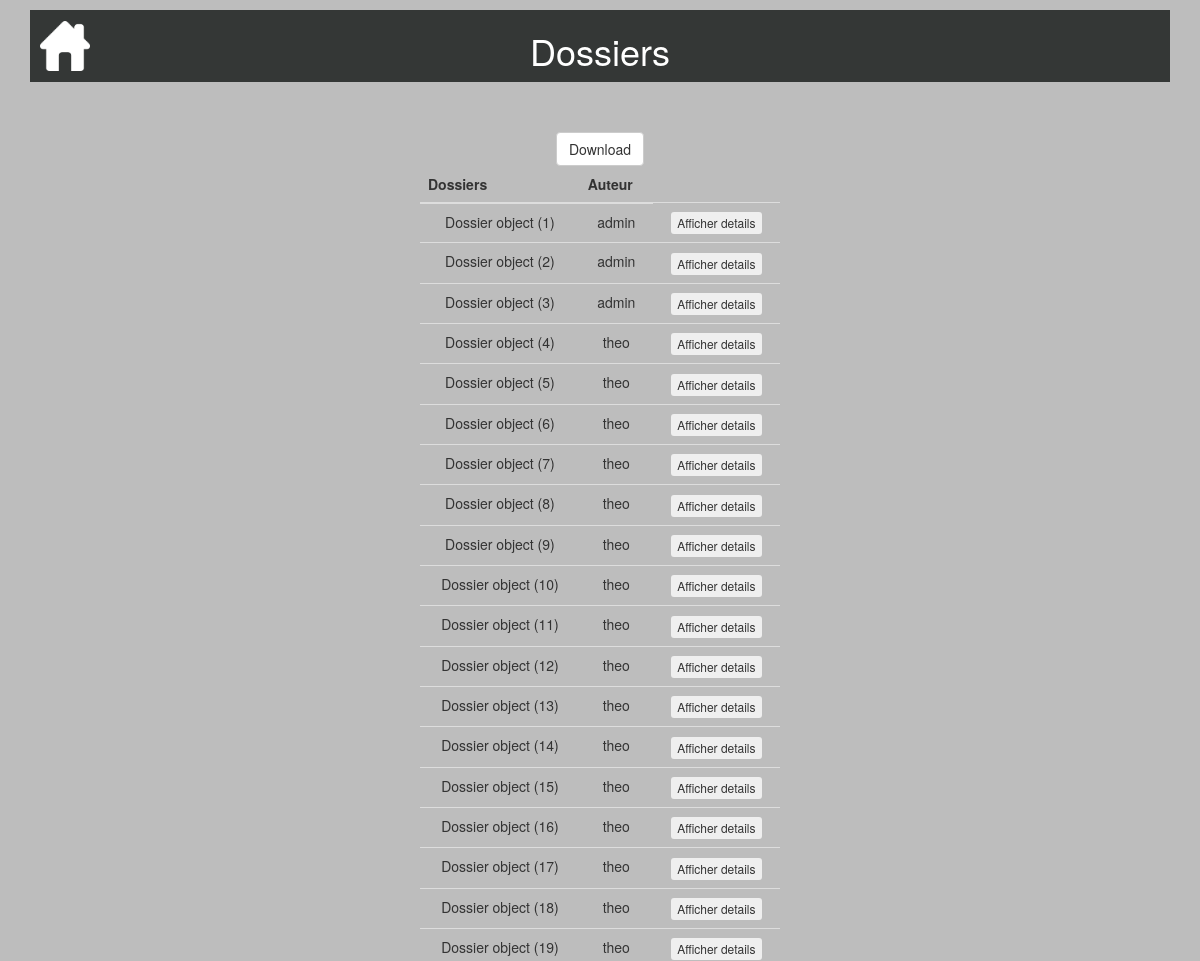
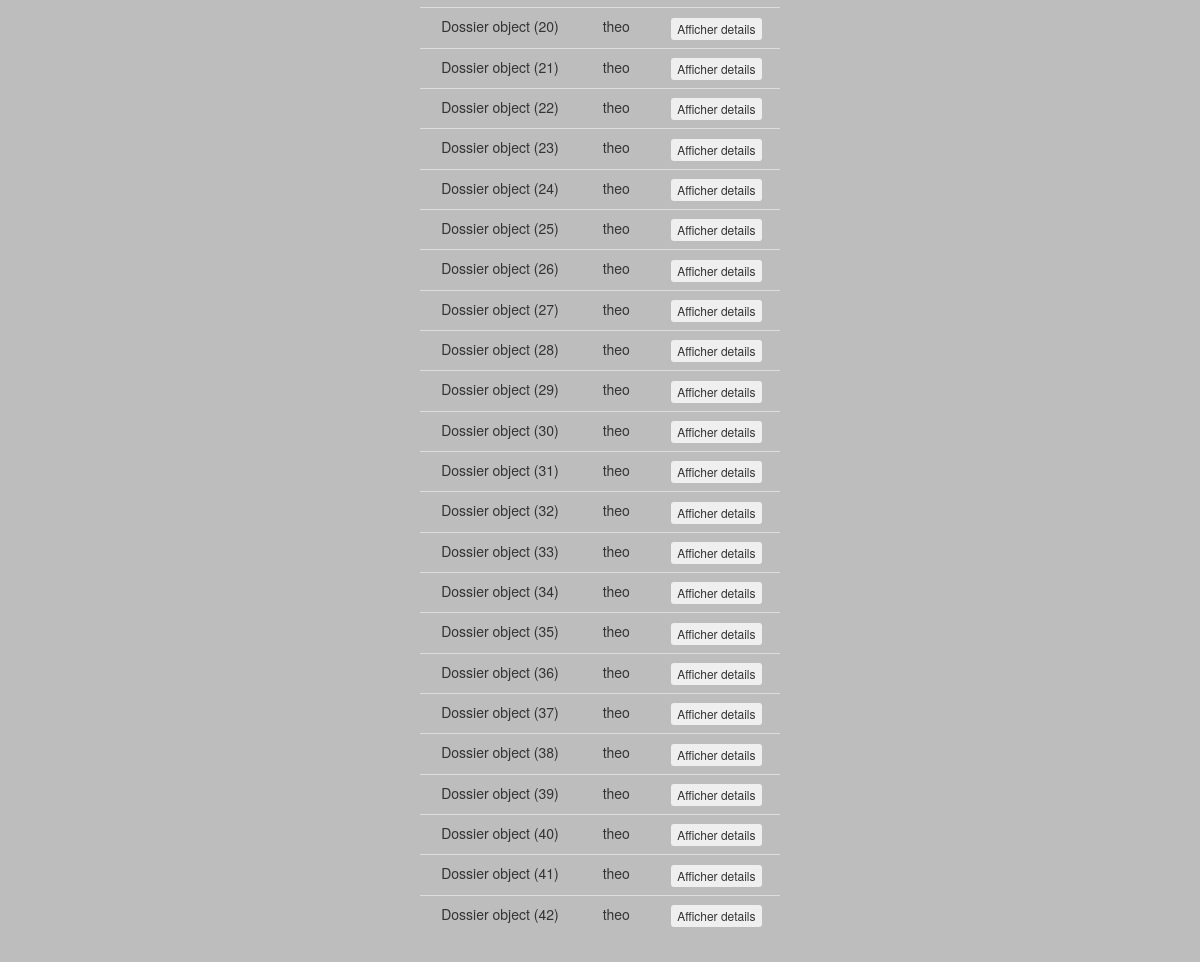
Screenshot of /consultertouslesdossiers/ (signed in) with the database file from the repository (2 pictures, top to bottom).
### calculdej/models.py (models this page shows, shortened)
class Dossier(models.Model):
    date = models.DateTimeField(default=timezone.now, blank=True, verbose_name="Date création")
    auteur = models.ForeignKey(settings.AUTH_USER_MODEL, on_delete=models.CASCADE)
    taille = models.DecimalField(default=0.0,max_digits=5, decimal_places=2)
    poids = models.DecimalField(default=0.0,max_digits=5, decimal_places=2)
    pathologie = models.CharField(default="",max_length=20)
    age = models.IntegerField(default=0)
    de = models.DecimalField(default=0.00,max_digits=5, decimal_places=2)
    sexe = models.CharField(default="",max_length=1)
    dernier = models.BooleanField(default=True)

### consultertouslesdossiers/views.py (the view, shortened to what this page needs)
# urls.py: url('consultertouslesdossiers/', include('consultertouslesdossiers.urls')),
@login_required
@user_passes_test(check_user)
def consultertouslesdossiers(request):
    dossiers = Dossier.objects.all()
    return render(request, 'consultertouslesdossiers/consultertouslesdossiers.html', locals())

### consultertouslesdossiers/views.py (called while the page is built)
def check_user(user):
    if user.is_authenticated:
        username = user.get_username()
    return username=='admin'

### consultertouslesdossiers/templates/consultertouslesdossiers/consultertouslesdossiers.html (shortened to what this page needs)
{% extends "base.html" %}
{% block header %}<h1>Dossiers</h1>{% endblock %}
{% block content %}
<table class="table">
  <thead>
       <tr>
           <th>Dossiers</th>
           <th>Auteur</th>
       </tr>
   </thead>
   <tbody>
     <a class="btn btn-default" href="{% url 'downloadcsv' %}" role="button">Download</a>
       {% for d in dossiers %}
       <tr>
           <td>{{ d }}</td>
           <td>{{ d.auteur }}</td>
           <td>
             <form method="post">
                 <button onclick="details()" class="btn btn-xs" type="submit" name="btnaffdetails" value="{{d.id}}">Afficher details</button>
             </form>
          </td>
       </tr>
      {%endfor%}
    </tbody>
</table>
{% endblock %}

### static/css/style.css (style rules this page uses)
body { background-color: #BDBDBD; margin-left: auto; margin-right: auto; }

### rows the page displays
Dossier: id "Dossier object (1)", auteur "admin"
Dossier: id "Dossier object (2)", auteur "admin"
Dossier: id "Dossier object (3)", auteur "admin"
Dossier: id "Dossier object (4)", auteur "theo"
Dossier: id "Dossier object (5)", auteur "theo"
Dossier: id "Dossier object (6)", auteur "theo"
Dossier: id "Dossier object (7)", auteur "theo"
Dossier: id "Dossier object (8)", auteur "theo"
Dossier: id "Dossier object (9)", auteur "theo"
Dossier: id "Dossier object (10)", auteur "theo"
Dossier: id "Dossier object (11)", auteur "theo"
Dossier: id "Dossier object (12)", auteur "theo"
Dossier: id "Dossier object (13)", auteur "theo"
Dossier: id "Dossier object (14)", auteur "theo"
Dossier: id "Dossier object (15)", auteur "theo"
Dossier: id "Dossier object (16)", auteur "theo"
Dossier: id "Dossier object (17)", auteur "theo"
Dossier: id "Dossier object (18)", auteur "theo"
Dossier: id "Dossier object (19)", auteur "theo"
Dossier: id "Dossier object (20)", auteur "theo"
Dossier: id "Dossier object (21)", auteur "theo"
Dossier: id "Dossier object (22)", auteur "theo"
Dossier: id "Dossier object (23)", auteur "theo"
Dossier: id "Dossier object (24)", auteur "theo"
Dossier: id "Dossier object (25)", auteur "theo"
Dossier: id "Dossier object (26)", auteur "theo"
Dossier: id "Dossier object (27)", auteur "theo"
Dossier: id "Dossier object (28)", auteur "theo"
Dossier: id "Dossier object (29)", auteur "theo"
Dossier: id "Dossier object (30)", auteur "theo"
Dossier: id "Dossier object (31)", auteur "theo"
Dossier: id "Dossier object (32)", auteur "theo"
Dossier: id "Dossier object (33)", auteur "theo"
Dossier: id "Dossier object (34)", auteur "theo"
Dossier: id "Dossier object (35)", auteur "theo"
Dossier: id "Dossier object (36)", auteur "theo"
Dossier: id "Dossier object (37)", auteur "theo"
Dossier: id "Dossier object (38)", auteur "theo"
Dossier: id "Dossier object (39)", auteur "theo"
Dossier: id "Dossier object (40)", auteur "theo"
Dossier: id "Dossier object (41)", auteur "theo"
Dossier: id "Dossier object (42)", auteur "theo"
